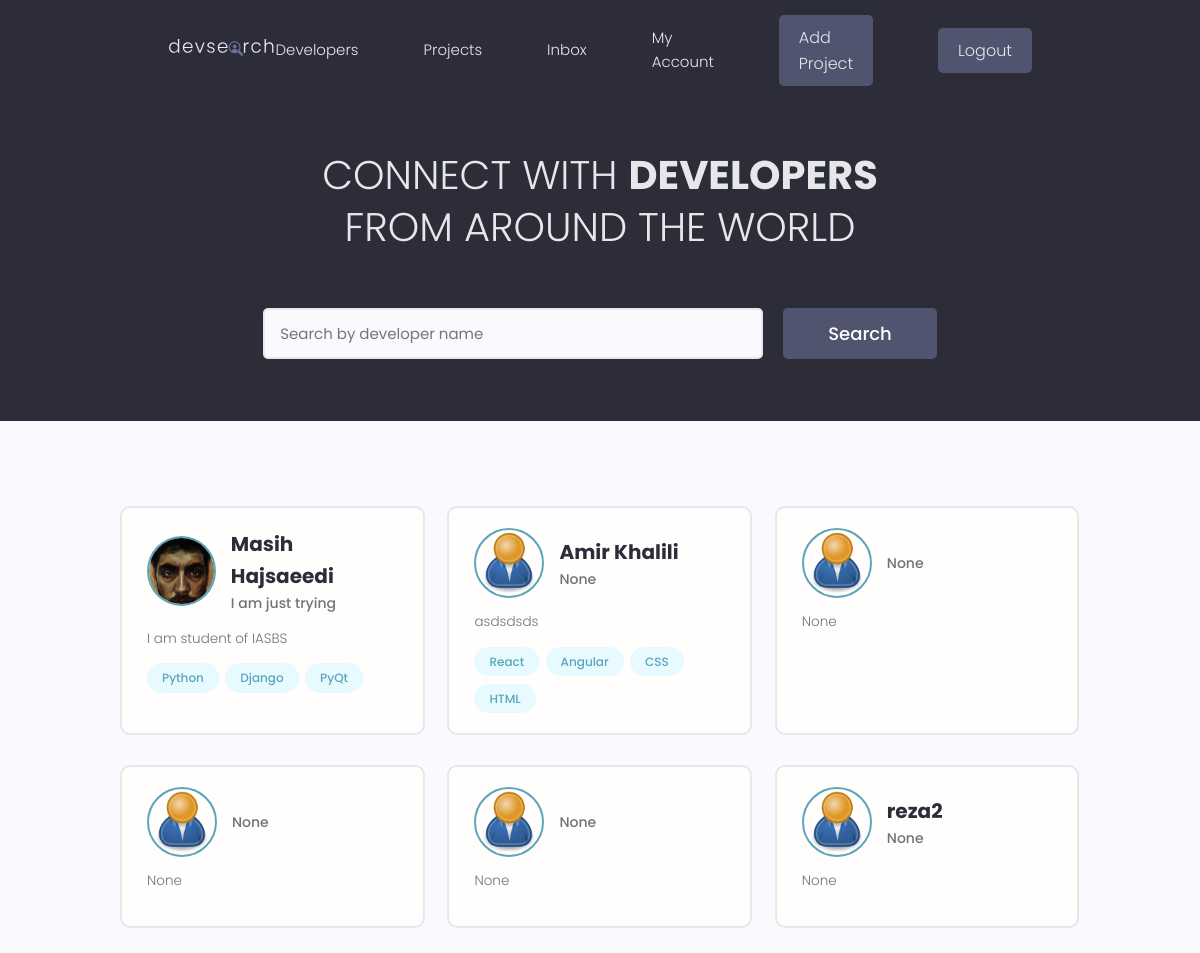
The app's page / (signed in) with its own data.
### users/models.py (models this page shows, shortened)
class Profile(models.Model):
    user = models.OneToOneField(User, on_delete=models.CASCADE, null=True, blank=True)
    name = models.CharField(max_length=200, null=True, blank=True)
    email = models.EmailField(max_length=500, null=True, blank=True)
    username = models.CharField(max_length=200, null=True, blank=True)
    location = models.CharField(max_length=200, null=True, blank=True)
    short_intro = models.CharField(max_length=200, null=True, blank=True)
    bio = models.TextField(null=True, blank=True)
    profile_image = models.ImageField(null=True, blank=True, upload_to='profiles/', default='profiles/user-default.png')
    social_github = models.CharField(max_length=200, null=True, blank=True)
    social_twitter = models.CharField(max_length=200, null=True, blank=True)
    social_linkedin = models.CharField(max_length=200, null=True, blank=True)
    social_youtube = models.CharField(max_length=200, null=True, blank=True)
    social_website = models.CharField(max_length=200, null=True, blank=True)
    created = models.DateTimeField(auto_now_add=True)
    id = models.UUIDField(default=uuid.uuid4, unique=True, primary_key=True, editable=False)

class Skill(models.Model):
    owner = models.ForeignKey(Profile, on_delete=models.CASCADE, null=True, blank=True)
    name = models.CharField(max_length=200, null=True, blank=True)
    description = models.TextField(null=True, blank=True)
    created = models.DateTimeField(auto_now_add=True)
    id = models.UUIDField(default=uuid.uuid4, unique=True, primary_key=True, editable=False)
    def __str__(self):
        return str(self.name)

### users/views.py (the view)
# urls.py: path('', views.profiles, name='profiles'),
def profiles(request):
    profiles = Profile.objects.all()
    context = {'profiles': profiles}
    return render(request, 'users/profiles.html', context)

### users/templates/users/profiles.html (shortened to what this page needs)
{% extends 'main.html' %}
{% block content %}
<main class="home">
    <section class="hero-section text-center">
      <div class="container container--narrow">
        <div class="hero-section__box">
          <h2>CONNECT WITH <span>DEVELOPERS</span></h2>
          <h2>FROM AROUND THE WORLD</h2>
        </div>
        <div class="hero-section__search">
          <form class="form" action="#" method="get">
            <div class="form__field">
              <input class="input input--text" id="formInput#search" type="text" name="text"
                placeholder="Search by developer name" />
            </div>
            <input class="btn btn--sub btn--lg" type="submit" value="Search" />
          </form>
        </div>
      </div>
    </section>
    <section class="devlist">
      <div class="container">
        <div class="grid grid--three">
            {% for profile in profiles %}
            <div class="column card">
                <div class="dev">
                <a href="{% url 'user-profile' profile.id %}" class="card__body">
                    <div class="dev__profile">
                    <img class="avatar avatar--md" src="{{profile.profile_image.url}}" alt="image" />
                    <div class="dev__meta">
                        <h3>{{profile.name}}</h3>
                        <h5>{{profile.short_intro|slice:"60"}}</h5>
                    </div>
                    </div>
                    <p class="dev__info">{{profile.bio|slice:"150"}}</p>
                    <div class="dev__skills">
                    {% for skill in profile.skill_set.all|slice:"5" %}
                    <span class="tag tag--pill tag--main">
                        <small>{{skill}}</small>
                    </span>
                    {% endfor %}
                    </div>
                </a>
                </div>
            </div>
            {% endfor %}
        </div>
      </div>
    </section>
  </main>
{% endblock content %}

### static/styles/app.css (style rules this page uses)
:root { --color-sub: #2d2d39; }
.btn--sub { background-color: var(--color-sub-light); }
.card { border: 2px solid var(--color-light); }
img { width: 100%; }
.hero-section { height: 40vh; display: flex; align-items: center; background-color: var(--color-sub); }
.hero-section__box { margin-bottom: 4rem; }
.hero-section__box > h2, .hero-section__box > h2 > span { font-size: 4rem; color: var(--color-light); line-height: 1.3; text-transform: uppercase; }
.hero-section__box > h2 { font-weight: 300; }
.hero-section__box > h2 > span { font-weight: 700; }
.hero-section__search > .form { display: flex; align-items: center; justify-content: center; gap: 2rem; }
.hero-section__search > .form input.input--text { width: 50rem; }
.devlist { margin-top: 8rem; }
.devlist .grid { align-items: stretch; }
.devlist .dev .dev__profile { display: flex; align-items: center; gap: 1.5rem; }
.devlist .dev .dev__meta h3 { color: var(--color-sub); font-size: 2rem; font-weight: 700; }
.devlist .dev .dev__meta h5 { color: var(--color-text); font-size: 1.4rem; font-weight: 500; }
.devlist .dev .dev__info { margin: 1.5rem 0; font-size: 1.35rem; line-height: 1.4; text-align: justify; }

### static/uikit/styles/modules/_variables.css (style rules this page uses)
:root { --color-main: #5aa5b9; --color-main-light: #e6faff; --color-sub: #3f4156; --color-sub-light: #51546e; --color-sub-lighter: #ededfd; --color-text: #737373; --color-gray: #8b8b8b; --color-light: #e5e7eb; --color-light-gray: #767676; --color-bg: #f8fafd; --color-white: #fffefd; --color-white-light: #f3f3f3; --color-success: #359e64; --color-success-bg: #def8e8; --color-error: #fc4b0b; --color-error-bg: #fff2ee; --font-base: 'Poppins', arial, helvetica, 'Segoe UI', roboto, ubuntu, sans-serif; --font-monospace: 'Fira Code', 'Courier New', courier, monospace; --font-regular: 300; --font-medium: 500; --font-bold: 700; --generic-shadow: 1px 1px 5px #00000010; --generic-transition: all 0.3s ease-in-out; }

### static/uikit/styles/modules/_base.css (style rules this page uses)
* { margin: 0; padding: 0; box-sizing: border-box; text-rendering: optimizeLegibility; color: inherit; font-size: inherit; }
html { font-size: 50%; }
@media only screen and (min-width: 480px) { html { font-size: 56.25%; } }
@media only screen and (min-width: 1200px) { html { font-size: 62.5%; } }
body { line-height: 1.6; font-weight: 400; font-size: 1.5rem; color: var(--color-text); background-color: var(--color-bg); min-height: 100vh; }

### static/uikit/styles/modules/_typography.css (style rules this page uses)
* { font-family: var(--font-base); }
h2 { font-size: 3.6rem; font-weight: var(--font-bold); }
h3 { font-size: 3.2rem; font-weight: var(--font-medium); }
h5 { font-size: 2.4rem; font-weight: var(--font-medium); }
h5, h6 { font-weight: var(--font-regular); }
p, span, strong { font-size: 1.6rem; color: var(--color-text); font-weight: var(--font-regular); }
a { padding-bottom: 2px; text-decoration: none; display: inline-block; color: var(--color-main); font-weight: var(--font-medium); }

### static/uikit/styles/modules/_utilities.css (style rules this page uses)
.container { width: 92%; max-width: 165rem; margin: 0 auto; box-sizing: border-box; }
.container--narrow { width: 92%; max-width: 120rem; }
@media screen and (min-width: 1000px) { .container { width: 90%; } }
@media screen and (min-width: 1000px) { .container--narrow { width: 85%; } }
@media screen and (min-width: 1200px) { .container { width: 80%; } }
@media screen and (min-width: 1200px) { .container--narrow { width: 72%; } }
.text-center { text-align: center; }

### static/uikit/styles/modules/_avatar.css (style rules this page uses)
.avatar { border-radius: 50%; border: 2px solid var(--color-main); object-fit: cover; }
.avatar--md { height: 7rem; width: 7rem; }

### static/uikit/styles/modules/_button.css (style rules this page uses)
.btn { display: inline-block; position: relative; cursor: pointer; background-color: var(--color-light); font-weight: var(--font-medium); color: var(--color-sub); text-decoration: none; padding: 1rem 2rem; border-radius: 0.5rem; border: none; width: -webkit-fit-content; width: -moz-fit-content; width: fit-content; height: -webkit-fit-content; height: -moz-fit-content; height: fit-content; font-size: 1.6rem; outline-width: 0; outline-color: transparent; -webkit-backface-visibility: hidden; backface-visibility: hidden; transition: all 0.3s ease-in-out; }
.btn--sub { background-color: var(--color-sub); color: var(--color-white); }
.btn--lg { font-size: 1.8rem; padding: 1.2rem 4.5rem; }

### static/uikit/styles/modules/_card.css (style rules this page uses)
.card { border-radius: 1rem; background-color: var(--color-white); border: 1.5px solid var(--color-light); width: auto; height: auto; margin-top: 0.5rem; margin-bottom: 0.5rem; overflow: hidden; }
.card__body, .card__header { padding: 2rem 2.5rem; }

### records on screen
Profile: profile_image (picture), name "Masih Hajsaeedi", short_intro "I am just trying", bio "I am student of IASBS"
Skill: name "Python"
Skill: name "Django"
Skill: name "PyQt"
Profile: profile_image (placeholder picture), name "Amir Khalili", short_intro "None", bio "asdsdsds"
Skill: name "React"
Skill: name "Angular"
Skill: name "CSS"
Skill: name "HTML"
Profile: profile_image (placeholder picture), short_intro "None", bio "None"
Profile: profile_image (placeholder picture), short_intro "None", bio "None"
Profile: profile_image (placeholder picture), short_intro "None", bio "None"
Profile: profile_image (placeholder picture), name "reza2", short_intro "None", bio "None"
